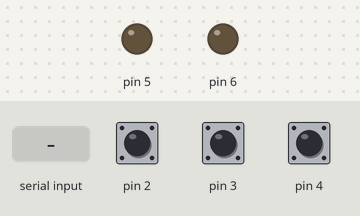
A program run on a simulated Arduino Uno, built with avr-gcc and run on an emulated ATmega328P. On the bench: output pins drawn as LEDs (lit = HIGH). Dashed ring = blinking. The test bench sets the inputs (shaded band); at power-on: pin 2 HIGH, pin 3 HIGH, pin 4 HIGH. What the program prints to the serial monitor is not drawn.

Above: at 1.2 s.
1.3 s: "LED1_PISCAR\n" received over Serial
At 1.56 s:
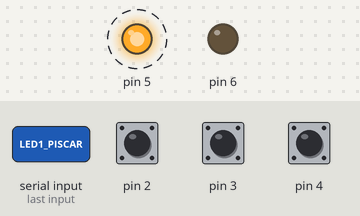
4.3 s: "LED2_LIGAR\n" received over Serial
At 4.7 s:
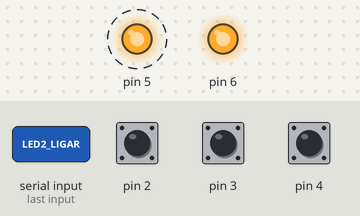
7.3 s: pin 2 pulled LOW for 0.15 s
16.3 s: "LED1_LIGAR\n" received over Serial
Timing chart, 0 to 18.8 s (numbered marks = the images above; inputs shaded):
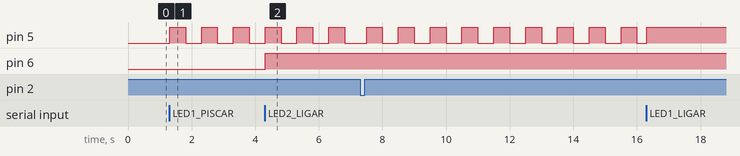

The program:

main.cpp
```cpp
#include <Arduino.h>
#include "classes.h"
#include "functions.h"

Botao btesquerda(2);
Botao btconfirmar(3);
Botao btdireita(4);
Led led1(5);
Led led2(6);

int menu = 1;
int opcao = 1;
int config = 1;

void setup()
{
  Serial.begin(9600);

  btesquerda.begin();
  btconfirmar.begin();
  btdireita.begin();
  led1.begin();
  led2.begin();
}

void loop()
{
  // 1. Atualiza o estado não-bloqueante dos LEDs (para o modo piscar com millis)
  led1.atualizar();
  led2.atualizar();

  // 2. LEITURA APENAS DOS COMANDOS DE AÇÃO DOS LEDS VINDOS DO JS
  if (Serial.available() > 0)
  {
    String comando = Serial.readStringUntil('\n');
    comando.trim();

    // Comandos do LED 1
    if (comando == "LED1_LIGAR")    led1.ligar();
    if (comando == "LED1_DESLIGAR") led1.desligar();
    if (comando == "LED1_PISCAR")   led1.iniciarPiscar();

    // Comandos do LED 2
    if (comando == "LED2_LIGAR")    led2.ligar();
    if (comando == "LED2_DESLIGAR") led2.desligar();
    if (comando == "LED2_PISCAR")   led2.iniciarPiscar();

    // Comandos de AMBAS
    if (comando == "AMBAS_LIGAR") {
      led1.ligar();
      led2.ligar();
    }
    if (comando == "AMBAS_DESLIGAR") {
      led1.desligar();
      led2.desligar();
    }
    if (comando == "AMBAS_PISCAR") {
      led1.iniciarPiscar();
      led2.iniciarPiscar();
    }
  }

  // 3. LEITURA DOS BOTÕES FÍSICOS (Sinaliza para a Página Web)
  if (menu == 1)
  {
    if (btesquerda.pressionado())
    {
      opcao--;
      if (opcao < 1) opcao = 3;
      Serial.println("ESQUERDA");
    }
    if (btdireita.pressionado())
    {
      opcao++;
      if (opcao > 3) opcao = 1;
      Serial.println("DIREITA");
    }
    if (btconfirmar.pressionado())
    {
      menu = 2;
      config = 1;
      Serial.println("CONFIRMAR");
    }
  }
  else if (menu == 2)
  {
    if (btdireita.pressionado())
    {
      config++;
      if (config > 3) config = 1;
      Serial.println("DIREITA");
    }
    if (btesquerda.pressionado())
    {
      config--;
      if (config < 1) config = 3;
      Serial.println("ESQUERDA");
    }
    if (btconfirmar.pressionado())
    {
      Serial.println("CONFIRMAR"); // Envia para a página Web processar a ação
      menu = 1; // Volta ao menu inicial
    }
  }
}
```

classes.h
```cpp
#ifndef CLASSES_H
#define CLASSES_H

#include <Arduino.h>

class Botao
{
private:
  int pino;
  int estadoAnterior;

public:
  Botao(int pinArduino);

  void begin();
  bool pressionado();


};

class Led
{
private:
  int pino;
  bool estado;
  bool piscando;
  unsigned long tempoAnterior;

public:
  Led(int pinoArduino);

  void begin();
  void desligar();
  void ligar();
  void iniciarPiscar();

  void atualizar();
};

#endif
```

functions.h
```cpp
#ifndef FUNCTIONS_H
#define FUNCTIONS_H

#include <Arduino.h>

// O 'extern' avisa ao compilador que essas variáveis foram criadas no main.cpp
extern int opcao;
extern int config;

// Protótipos das funções
void espaco();
void opcoes();
void configs();

#endif
```

classes.cpp
```cpp
#include "classes.h"
#include <Arduino.h>


 Botao::Botao(int pinArduino)
  {
    pino = pinArduino;
    estadoAnterior = HIGH;
  }

  void Botao::begin()
  {
    pinMode(pino, INPUT_PULLUP);
  }

  bool Botao::pressionado()
  {
    int estadoBtAtual = digitalRead(pino);
    bool clicou = false;

    if (estadoAnterior == HIGH && estadoBtAtual == LOW)
    {
      delay(50); // Filtra o ruído inicial de descida

      // Se após 50ms ele AINDA continuar pressionado, confirmamos o clique!
      if (digitalRead(pino) == LOW)
      {
        clicou = true;
        delay(150); // Filtra o ruído ao soltar o botão
      }
    }

    estadoAnterior = estadoBtAtual;
    return clicou;
  };


Led::Led(int pinoArduino)
  {
    pino = pinoArduino;
    estado = false;
    piscando = false;
    tempoAnterior = 0;
  }

  void Led:: begin()
  {
    pinMode(pino, OUTPUT);
    desligar();
  }
  void Led::desligar()
  {
    digitalWrite(pino, LOW);
    estado = false;
    piscando = false;
  }
  void Led::ligar()
  {
    digitalWrite(pino, HIGH);
    estado = true;
    piscando = false;
  }

  void Led::iniciarPiscar()
  {
    piscando = true;
  }

  void Led::atualizar()
  {
    if (piscando)
    {
      unsigned long tempoAtual = millis();
      if (tempoAtual - tempoAnterior >= 500)
      {
        tempoAnterior = tempoAtual;
        estado = !estado;
        digitalWrite(pino, estado);
      }
    }
  }
```

functions.cpp
```cpp
#include "functions.h"

void espaco()
{
  for (int i = 0; i < 20; i++)
  {
    Serial.println("");
  }
}

void opcoes()
{
  switch (opcao)
  {
  case 1:
    espaco();
    Serial.println("> LED 1");
    Serial.println("LED 2");
    Serial.println("AMBAS");
    break;
  case 2:
    espaco();
    Serial.println("LED 1");
    Serial.println("> LED 2");
    Serial.println("AMBAS");
    break;
  case 3:
    espaco();
    Serial.println("LED 1");
    Serial.println("LED 2");
    Serial.println("> AMBAS");
    break;
  }
}

void configs()
{
  switch (config)
  {
  case 1:
    espaco();
    Serial.println("> LIGAR");
    Serial.println("DESLIGAR");
    Serial.println("PISCAR");
    break;
  case 2:
    espaco();
    Serial.println("LIGAR");
    Serial.println("> DESLIGAR");
    Serial.println("PISCAR");
    break;
  case 3:
    espaco();
    Serial.println("LIGAR");
    Serial.println("DESLIGAR");
    Serial.println("> PISCAR");
    break;
  }
}
```

Measured:
- after the input at 1.3 s, pin 5: alternates HIGH for 0.50 s and LOW for 0.50 s, starting at once
- after the input at 4.3 s, pin 6: LOW → HIGH at once
